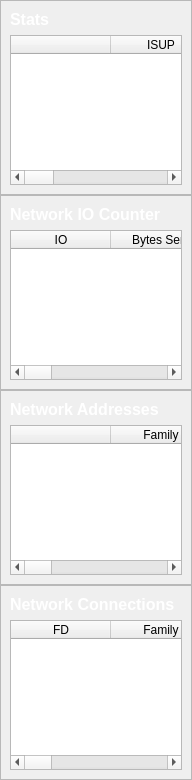
                <widget class="QWidget" name="scrollAreaWidgetContents">
                 <property name="geometry">
                  <rect>
                   <x>0</x>
                   <y>0</y>
                   <width>192</width>
                   <height>772</height>
                  </rect>
                 </property>
                 <layout class="QVBoxLayout" name="verticalLayout_14">
                  <property name="spacing">
                   <number>0</number>
                  </property>
                  <property name="leftMargin">
                   <number>0</number>
                  </property>
                  <property name="topMargin">
                   <number>0</number>
                  </property>
                  <property name="rightMargin">
                   <number>0</number>
                  </property>
                  <property name="bottomMargin">
                   <number>0</number>
                  </property>
                  <item>
                   <widget class="QFrame" name="frame_11">
                    <property name="frameShape">
                     <enum>QFrame::StyledPanel</enum>
                    </property>
                    <property name="frameShadow">
                     <enum>QFrame::Raised</enum>
                    </property>
                    <layout class="QVBoxLayout" name="verticalLayout_15">
                     <item>
                      <widget class="QLabel" name="label_58">
                       <property name="text">
                        <string>&lt;html&gt;&lt;head/&gt;&lt;body&gt;&lt;p&gt;&lt;span style=&quot; font-size:12pt; font-weight:600; color:#ffffff;&quot;&gt;Stats&lt;/span&gt;&lt;/p&gt;&lt;/body&gt;&lt;/html&gt;</string>
                       </property>
                      </widget>
                     </item>
                     <item>
                      <widget class="QTableWidget" name="net_stat_table">
                       <property name="minimumSize">
                        <size>
                         <width>0</width>
                         <height>150</height>
                        </size>
                       </property>
                       <property name="styleSheet">
                        <string notr="true"/>
                       </property>
                       <attribute name="horizontalHeaderStretchLastSection">
                        <bool>true</bool>
                       </attribute>
                       <attribute name="verticalHeaderVisible">
                        <bool>false</bool>
                       </attribute>
                       <column>
                        <property name="text">
                         <string/>
                        </property>
                       </column>
                       <column>
                        <property name="text">
                         <string>ISUP</string>
                        </property>
                       </column>
                       <column>
                        <property name="text">
                         <string>Duplex</string>
                        </property>
                       </column>
                       <column>
                        <property name="text">
                         <string>Speed</string>
                        </property>
                       </column>
                       <column>
                        <property name="text">
                         <string>MTU</string>
                        </property>
                       </column>
                      </widget>
                     </item>
                    </layout>
                   </widget>
                  </item>
                  <item>
                   <widget class="QFrame" name="frame_12">
                    <property name="frameShape">
                     <enum>QFrame::StyledPanel</enum>
                    </property>
                    <property name="frameShadow">
                     <enum>QFrame::Raised</enum>
                    </property>
                    <layout class="QVBoxLayout" name="verticalLayout_16">
                     <item>
                      <widget class="QLabel" name="label_59">
                       <property name="text">
                        <string>&lt;html&gt;&lt;head/&gt;&lt;body&gt;&lt;p&gt;&lt;span style=&quot; font-size:12pt; font-weight:600; color:#ffffff;&quot;&gt;Network IO Counter&lt;/span&gt;&lt;/p&gt;&lt;/body&gt;&lt;/html&gt;</string>
                       </property>
                      </widget>
                     </item>
                     <item>
                      <widget class="QTableWidget" name="net_io_counter">
                       <property name="minimumSize">
                        <size>
                         <width>0</width>
                         <height>150</height>
                        </size>
                       </property>
                       <property name="styleSheet">
                        <string notr="true"/>
                       </property>
                       <attribute name="horizontalHeaderStretchLastSection">
                        <bool>true</bool>
                       </attribute>
                       <attribute name="verticalHeaderVisible">
                        <bool>false</bool>
                       </attribute>
                       <column>
                        <property name="text">
                         <string>IO</string>
                        </property>
                       </column>
                       <column>
                        <property name="text">
                         <string>Bytes Sent</string>
                        </property>
                       </column>
                       <column>
                        <property name="text">
                         <string>Bytes Received</string>
                        </property>
                       </column>
                       <column>
                        <property name="text">
                         <string>Packets Sent</string>
                        </property>
                       </column>
                       <column>
                        <property name="text">
                         <string>Packets Received</string>
                        </property>
                       </column>
                       <column>
                        <property name="text">
                         <string>ERR In</string>
                        </property>
                       </column>
                       <column>
                        <property name="text">
                         <string>ERR Out</string>
                        </property>
                       </column>
                       <column>
                        <property name="text">
                         <string>Drop in</string>
                        </property>
                       </column>
                       <column>
                        <property name="text">
                         <string>Drop Out</string>
                        </property>
                       </column>
                      </widget>
                     </item>
                    </layout>
                   </widget>
                  </item>
                  <item>
                   <widget class="QFrame" name="frame_13">
                    <property name="frameShape">
                     <enum>QFrame::StyledPanel</enum>
                    </property>
                    <property name="frameShadow">
                     <enum>QFrame::Raised</enum>
                    </property>
                    <layout class="QVBoxLayout" name="verticalLayout_17">
                     <item>
                      <widget class="QLabel" name="label_60">
                       <property name="text">
                        <string>&lt;html&gt;&lt;head/&gt;&lt;body&gt;&lt;p&gt;&lt;span style=&quot; font-size:12pt; font-weight:600; color:#ffffff;&quot;&gt;Network Addresses&lt;/span&gt;&lt;/p&gt;&lt;/body&gt;&lt;/html&gt;</string>
                       </property>
                      </widget>
                     </item>
                     <item>
                      <widget class="QTableWidget" name="net_address">
                       <property name="minimumSize">
                        <size>
                         <width>0</width>
                         <height>150</height>
                        </size>
                       </property>
                       <property name="styleSheet">
                        <string notr="true"/>
                       </property>
                       <attribute name="horizontalHeaderStretchLastSection">
                        <bool>true</bool>
                       </attribute>
                       <attribute name="verticalHeaderVisible">
                        <bool>false</bool>
                       </attribute>
                       <column>
                        <property name="text">
                         <string/>
                        </property>
                       </column>
                       <column>
                        <property name="text">
                         <string>Family</string>
                        </property>
                       </column>
                       <column>
                        <property name="text">
                         <string>Address</string>
                        </property>
                       </column>
                       <column>
                        <property name="text">
                         <string>Netmask</string>
                        </property>
                       </column>
                       <column>
                        <property name="text">
                         <string>Broadcast</string>
                        </property>
                       </column>
                       <column>
                        <property name="text">
                         <string>PTP</string>
                        </property>
                       </column>
                      </widget>
                     </item>
                    </layout>
                   </widget>
                  </item>
                  <item>
                   <widget class="QFrame" name="frame_14">
                    <property name="frameShape">
                     <enum>QFrame::StyledPanel</enum>
                    </property>
                    <property name="frameShadow">
                     <enum>QFrame::Raised</enum>
                    </property>
                    <layout class="QVBoxLayout" name="verticalLayout_18">
                     <item>
                      <widget class="QLabel" name="label_61">
                       <property name="text">
                        <string>&lt;html&gt;&lt;head/&gt;&lt;body&gt;&lt;p&gt;&lt;span style=&quot; font-size:12pt; font-weight:600; color:#ffffff;&quot;&gt;Network Connections&lt;/span&gt;&lt;/p&gt;&lt;/body&gt;&lt;/html&gt;</string>
                       </property>
                      </widget>
                     </item>
                     <item>
                      <widget class="QTableWidget" name="net_connection">
                       <property name="minimumSize">
                        <size>
                         <width>0</width>
                         <height>150</height>
                        </size>
                       </property>
                       <property name="styleSheet">
                        <string notr="true"/>
                       </property>
                       <attribute name="horizontalHeaderStretchLastSection">
                        <bool>true</bool>
                       </attribute>
                       <attribute name="verticalHeaderVisible">
                        <bool>false</bool>
                       </attribute>
                       <column>
                        <property name="text">
                         <string>FD</string>
                        </property>
                       </column>
                       <column>
                        <property name="text">
                         <string>Family</string>
                        </property>
                       </column>
                       <column>
                        <property name="text">
                         <string>Family</string>
                        </property>
                       </column>
                       <column>
                        <property name="text">
                         <string>LADDR</string>
                        </property>
                       </column>
                       <column>
                        <property name="text">
                         <string>RADDR</string>
                        </property>
                       </column>
                       <column>
                        <property name="text">
                         <string>Status</string>
                        </property>
                       </column>
                       <column>
                        <property name="text">
                         <string>PID</string>
                        </property>
                       </column>
                      </widget>
                     </item>
                    </layout>
                   </widget>
                  </item>
                 </layout>
                </widget>
